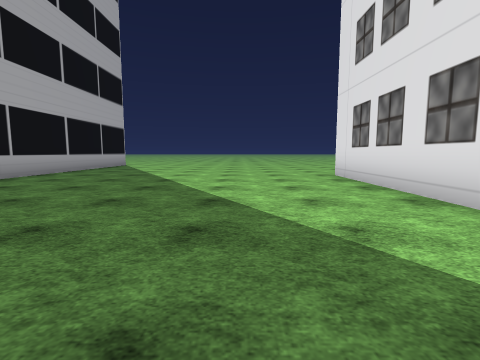
view 1 (above)

12 first-person views from a walk through a 3-D level made in the Unity game engine. The camera is 1.2 m above the floor, tilts 6° down and sees 85° across. The floor is counted in squares, 2 m on a side. Each view is taken from the middle of a square. On the plan, view 1 faces up. The plan holds only what a view shows up to about 9 squares ahead; the rest is blank. The place goes on beyond the plan. The player is left out. Some surface patterns are stand-ins.

view 2
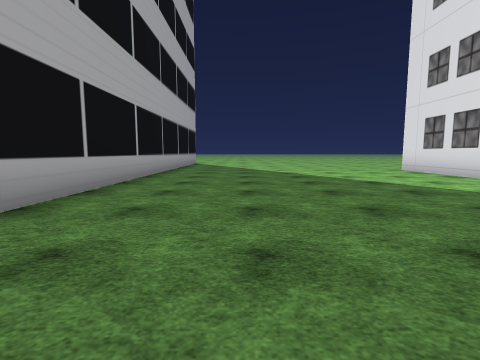

view 3
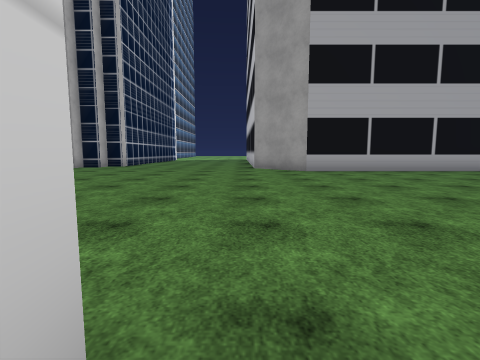

view 4
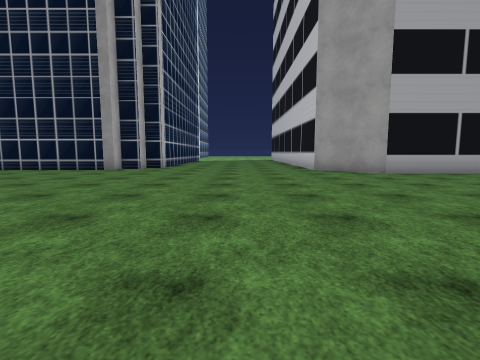

view 5
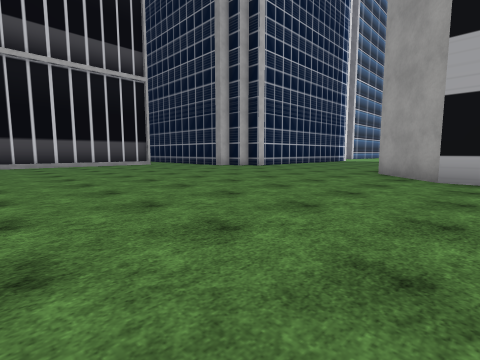

view 6
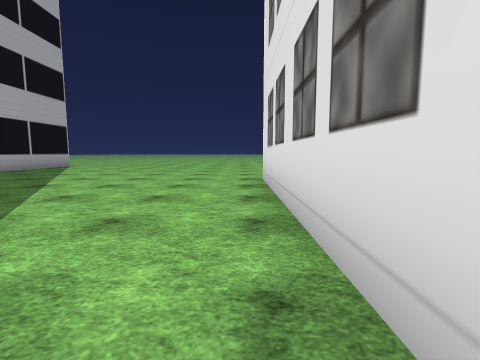

view 7
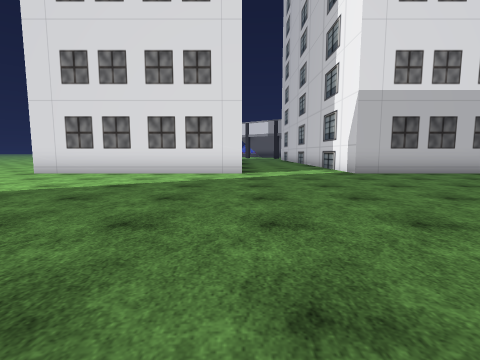

view 8
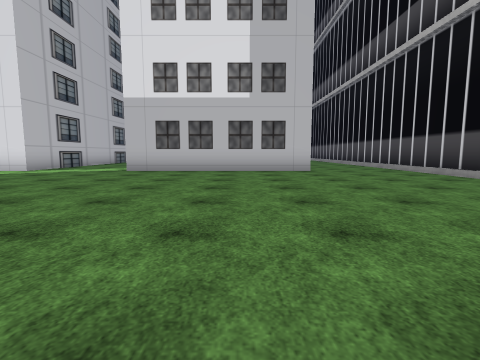

view 9
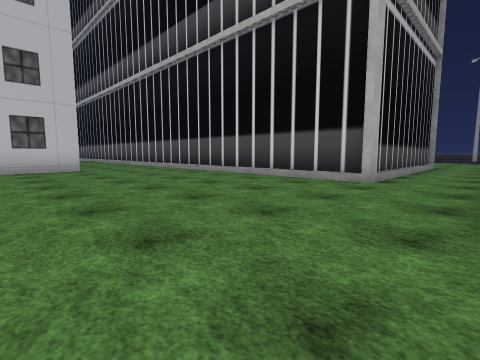

view 10
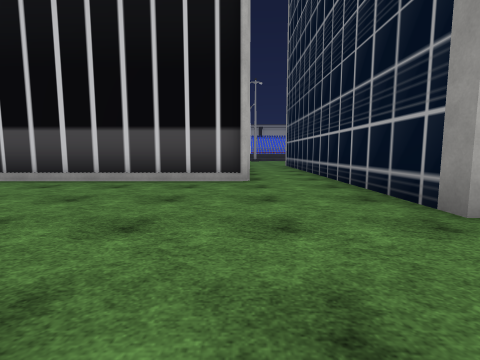

view 11
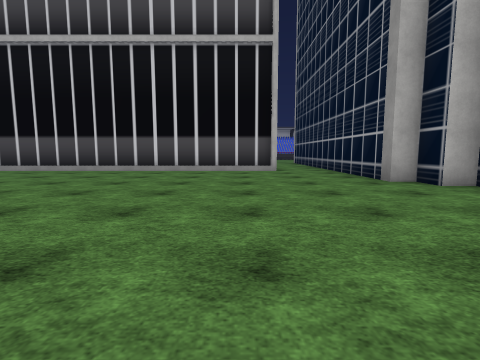

view 12
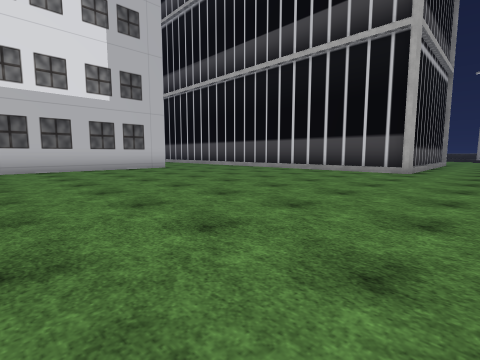

### Floor plan
Points are (right, up) in squares from view 1. A wall is a line through its corners. A room is listed if a view was taken in it or the views show most of it. See-through windows are left out.
Room 1 (views 1, 2, 4, 5, 6, 7, 8, 9, 10, 11, 12)
walls: (2.5, 0.9) (2.5, 7); (2.5, -8.4) (2.5, -2.3); (-7.5, -8.4) (-7.1, -8.4) (-7.1, -11.4); (-5.4, 9.5) (-5.4, 0.1) (-7, -1.5); (-5.1, -11.6) (1.5, -11.6)
ways out: opening at (-6, -12) to room 2; opening at (2.3, -10) to room 2; opening at (3, -1) to room 2; opening at (3, 8.5) to room 2
Room 2 (view 3)
walls: (2.5, -2.3) (4, -2.3); (1.5, -11.6) (4, -11.6); (3.1, 0.9) (2.5, 0.9); (-5, -16.9) (-5, -12.2); (-7.1, -11.4) (-7.1, -15.1)
ways out: opening at (-6, -12) to room 1; opening at (2.3, -10) to room 1; opening at (3, -1) to room 1; opening at (3, 8.5) to room 1

Positions as (right, up) in squares from view 1, and headings:
1: (0, 0), facing up
2: (-3, -2), facing up
3: (3, -2), facing left
4: (2, -4), facing left
5: (1, 1), facing down-left
6: (2, 1), facing up
7: (-5, 1), facing right
8: (-6, -6), facing right
9: (-7, -6), facing down-right
10: (-5, -6), facing down
11: (-4, -3), facing down
12: (-7, -3), facing down-right
